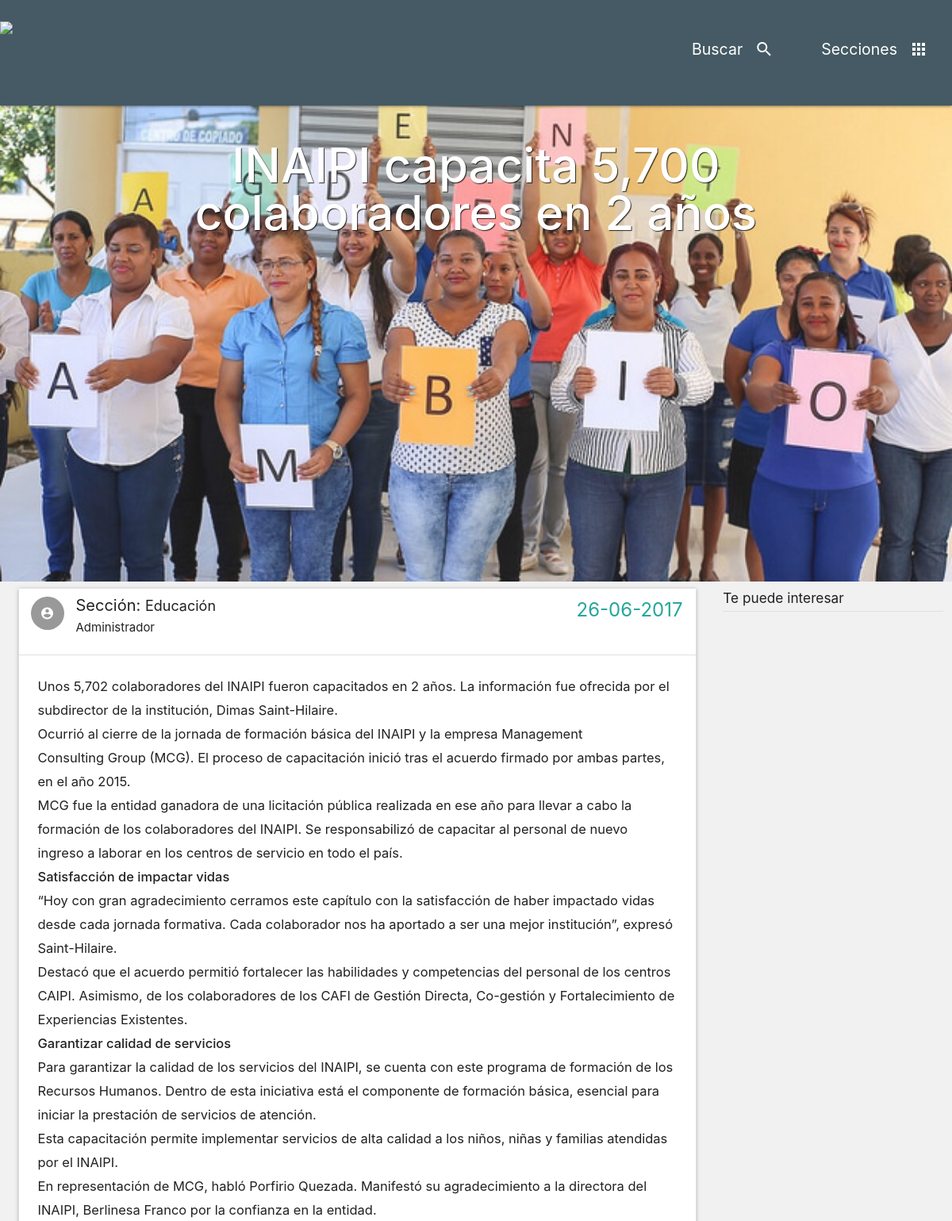
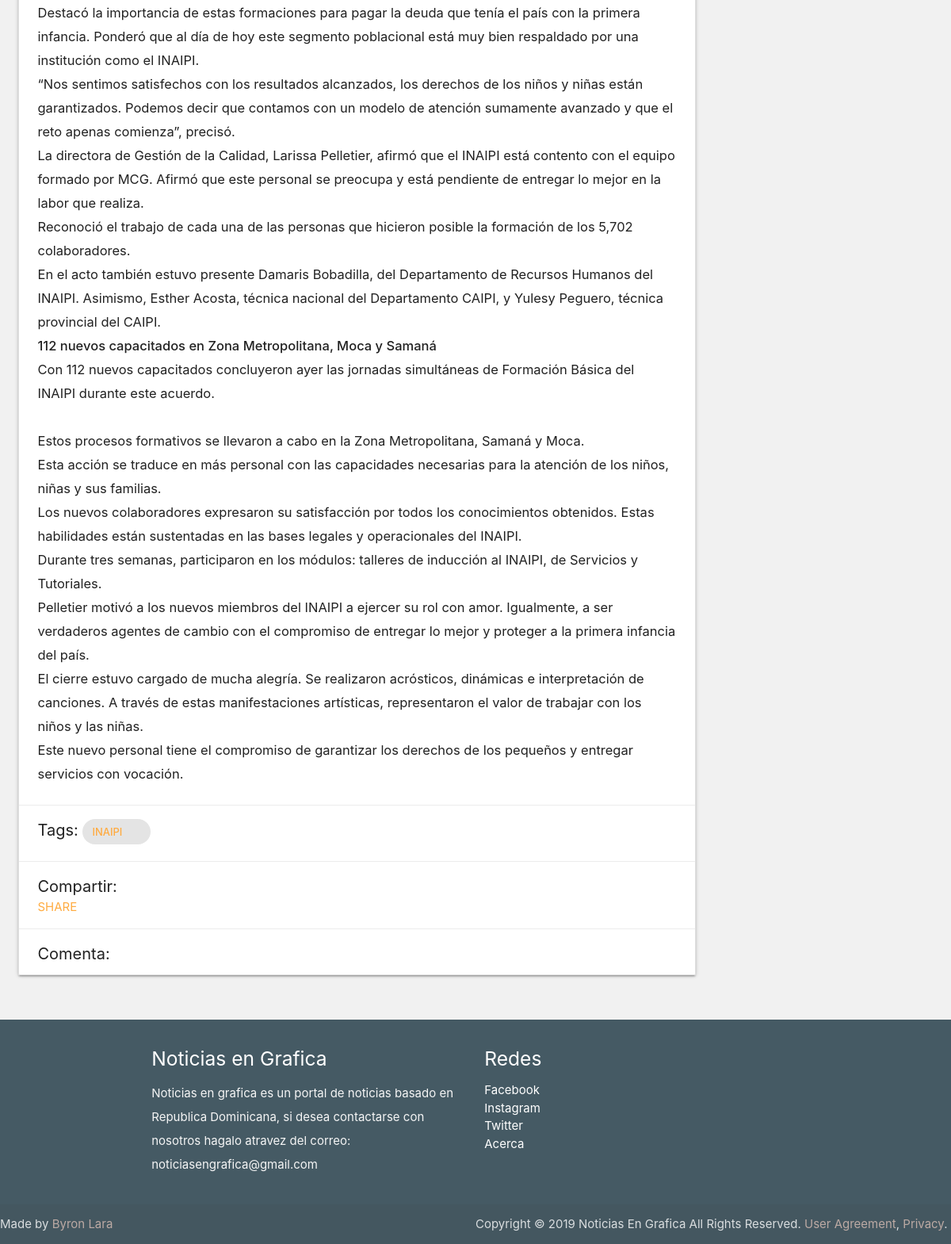
The app's page /inaipi-capacita-5700-colaboradores-en-2-anos/ with its own data (2 pictures, top to bottom).
### post/models.py (models this page shows, shortened)
class Post(models.Model):
	title = models.CharField(max_length=255, verbose_name ='Titulo')
	slug = models.SlugField(max_length=255, unique=True)
	status = models.CharField(choices=STATUS_CHOICES, default='draft', max_length=10, verbose_name ='Estatus')
	breaking_news = models.BooleanField(default=False, verbose_name='Destacado')
	publication_date = models.DateTimeField(verbose_name ='Fecha')
	category = models.ForeignKey(Category, verbose_name ='Categoria')
	picture = models.ImageField(upload_to='uploads/%Y/%m/%d', null=True, blank=True, verbose_name ='Imagen')
	content = RichTextUploadingField(verbose_name ='Contenido')
	gallery_content = models.BooleanField(default=False, verbose_name='Galeria')
	tags = models.ManyToManyField(Tag)
	class Meta:
		verbose_name = 'Publicacion'
		verbose_name_plural = 'Publicaciones'
	def get_absolute_url(self):
		return reverse('entry_detail', args=[self.slug])

class Category(models.Model):
	title = models.CharField(max_length=100, verbose_name ='Titulo')
	slug = models.SlugField(max_length=100, unique=True)
	icon = models.CharField(max_length=100, verbose_name ='Icono')
	class Meta:
		verbose_name = 'Categoria'
		verbose_name_plural = 'Categorias'
	def get_absolute_url(self):
		return reverse('categories', args=[self.slug])
	def __unicode__(self):
		return self.title

class Tag(models.Model):
	title = models.CharField(max_length=50, verbose_name ='Tag')
	slug = models.SlugField(max_length=255, unique=True)
	class Meta:
		verbose_name = 'Tag'
		verbose_name_plural = 'Tags'
	def get_absolute_url(self):
		return reverse('tags', args=[self.slug])
	def __unicode__(self):
		return self.title

### post/views.py (the view)
# urls.py: url(r'^(?P<slug>[\w-]+)/$', Entry_detail, name='entry_detail'),
def Entry_detail(request, slug):
	entries = get_object_or_404(Post, slug=slug)
	categories = Category.objects.all()
	revs = Ads.objects.filter(spot='detail')
	template = loader.get_template('entry_detail.html')
	context = {
		'entries' : entries,
		'categories' : categories,
		'revs' : revs
	}
	return HttpResponse(template.render(context, request))

### notigrafika/templates/entry_detail.html (shortened to what this page needs)
{% extends 'base.html' %}
{% block head %}
 <div id="index-banner" class="parallax-container">
    <div class="section no-pad-bot">
      <div class="container">
        <br><br>
        <div class="row center">
          <h3 style="padding-top: 30px" class="header col s12 title-image">{{ entries.title }}</h3>
        </div>
        <br><br>
      </div>
    </div>
    <div style="opacity: 0.9;" class="parallax"><img src="{{ entries.picture.url }}" alt="Unsplashed background img 1"></div>
  </div>
{% endblock %}
  {% block content %}
    <div class="col s12 m12">
      <div class="card hoverable">
        <ul class="collection">
        <li class="collection-item avatar">
          <i class="material-icons circle">account_circle</i>
          <span style="font-size: 20px" class="title">Sección: </span>
          <span style="font-size: 18px" class="title">{{ entries.category }}</span>
          <span class="title secondary-content">{{ entries.publication_date | date:"d-m-Y" }}</span>
          <p>Administrador</p>
        </li>
        <div class="card-content">
          {{ entries.content | safe }}
        </div>
        <div class="card-action">
          <span style="font-size: 20px" class="title">Tags:  </span>
              {% for tag in entries.tags.all %}
                <div class="chip"><a href="{{ tag.get_absolute_url }}">{{ tag }}</a></div>
              {% endfor %}
        </div>
        <div class="card-action">
          <span style="font-size: 20px" class="title">Compartir:  </span>
          <div class="fb-share-button" data-href="http://www.noticiasengrafica.com{{ entries.get_absolute_url }}" data-layout="button_count" data-size="large"><a target="_blank" href="https://www.facebook.com/sharer/sharer.php?u=https%3A%2F%2Fdevelopers.facebook.com%2Fdocs%2Fplugins%2F&amp;src=sdkpreparse" class="fb-xfbml-parse-ignore">Share</a></div>
        </div>
        <div class="card-action">
          <span style="font-size: 20px; position: absolute;" class="title">Comenta:  </span>
          <div style="padding-top: 25px" class="fb-comments" data-href="http://www.noticiasengrafica.com{{ entries.get_absolute_url }}" data-width="1000" data-numposts="10"></div>
        </div>
      </div>
    </div>
  {% endblock %}

### notigrafika/templates/base.html (shortened to what this page needs)
<!DOCTYPE html>
{% load static %}
<html lang="en">
<head>
  <link href="{% static 'css/materialize.css' %}" type="text/css" rel="stylesheet" media="screen,projection"/>
  <link href="{% static 'css/style.css' %}" type="text/css" rel="stylesheet" media="screen,projection"/>
</head>
<body>
<nav class="nav-extended blue-grey darken-2">
  <div class="nav-wrapper white-text">
    <a href="/" class="brand-logo white-text hide-on-small-only"><img src="{% static 'img/logo3.png' %}"></a>
    <ul class="right hide-on-med-and-down">
      <li><a data-target="modal1" class="modal-trigger white-text">Buscar<i class="material-icons white-text right">search</i></a></li>
      <li><a class="dropdown-trigger white-text" href="#!" data-target="dropdown1">Secciones<i class="material-icons right white-text">apps</i></a></li>
    </ul>
  </div>
</nav>
  {% block head %}
   {% endblock %}
  <div class="row">
  <div class="col s12 m9">
   {% block content %}
   {% endblock %}
  </div>
  <div class="col s12 m3">
    <h6>Te puede interesar</h6>
     <div class="divider"></div>
  </div>
  </div>
<div class="row">
  <div class="col s12 m12">
  </div>
</div>
  <footer class="page-footer blue-grey darken-2">
    <div class="container">
      <div class="row">
        <div class="col l6 s12">
          <h5 class="white-text">Noticias en Grafica</h5>
          <p class="grey-text text-lighten-4">Noticias en grafica es un portal de noticias basado en Republica Dominicana, si desea contactarse con nosotros hagalo atravez del correo: noticiasengrafica@gmail.com</p>
        </div>
        <div class="col l3 s12">
          <h5 class="white-text">Redes</h5>
          <ul>
            <li><a class="white-text" href="#!">Facebook</a></li>
            <li><a class="white-text" href="#!">Instagram</a></li>
            <li><a class="white-text" href="#!">Twitter</a></li>
            <li><a class="white-text" href="{% url 'privacy' %}">Acerca</a></li>
          </ul>
        </div>
      </div>
    </div>
    <div class="footer-copyright">
      <div class="container left">
      Made by <a class="brown-text text-lighten-3">Byron Lara</a>
      </div>
      <div class="container right">
      Copyright © 2019 Noticias En Grafica All Rights Reserved. <a class="brown-text text-lighten-3" href="{% url 'terms-of-use' %}">User Agreement</a>, <a class="brown-text text-lighten-3" href="{% url 'privacy' %}">Privacy</a>.
      </div>
    </div>
  </footer>
  </body>
</html>

### notigrafika/static/css/style.css (style rules this page uses)
nav ul a, nav .brand-logo { color: #444; }
p { line-height: 2rem; }
body { background-color: #f1f1f1; }
.parallax-container { min-height: 600px; line-height: 0; height: auto; color: rgba(255,255,255,.9); }
.parallax-container .section { width: 100%; }
footer.page-footer { margin: 0; }
.title-image { font-size: 4rem; font-weight: 500; line-height: 4rem; display: block; width: 100%; margin: 0; padding: 0; color: #fff; border-top-left-radius: 3px; border-top-right-radius: 3px; background-color: transparent; text-shadow: 1px 1px 1px rgba(0,0,0,.8); }
.card .card-content p { margin: 0; font-size: 1.1rem; }
.collection .collection-item.avatar .secondary-content { font-size: 1.60rem; position: absolute; top: 16px; right: 16px; }
nav.nav-extended .nav-wrapper { min-height: 133px; height: auto; }
nav ul a { -webkit-transition: background-color .3s; transition: background-color .3s; font-size: 1.3rem; color: #fff; display: inline-block; padding: 30px; cursor: pointer; }

### records on screen
Post: title "INAIPI capacita 5,700 colaboradores en 2 años", picture (picture), category "Educación", publication_date "26-06-2017", content "Unos 5,702 colaboradores del INAIPI fueron capacitados en 2 años. La información fue ofrecida por el subdirector de la institución, Dimas Saint-Hilaire. Ocurrió al cierre de la jornada de formación básica del INAIPI y la empresa Management Consulting Group (MCG). El proceso de capacitación inició tras el acuerdo firmado por ambas partes, en el año 2015. MCG fue la entidad ganadora de una licitación pública realizada en ese año para llevar a cabo la formación de los colaboradores del INAIPI. Se responsabilizó de capacitar al personal de nuevo ingreso a laborar en los centros de servicio en todo el país. Satisfacción de impactar vidas “Hoy con gran agradecimiento cerramos este capítulo con la…"
Tag: title "INAIPI"
